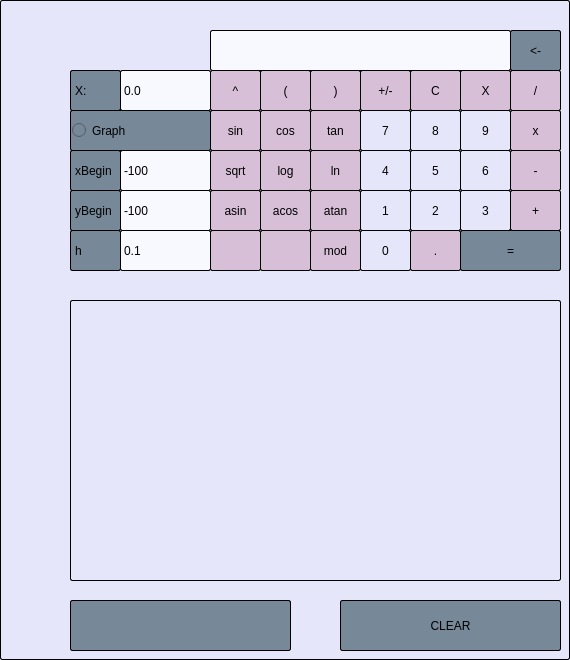
    <widget class="QWidget" name="Calculator">
     <property name="styleSheet">
      <string notr="true">QWidget {
	background-color: #E6E6FA;
	border: 1px solid black;
    border-radius: 2px;
    padding: 1px;
}</string>
     </property>
     <attribute name="title">
      <string>Calculator</string>
     </attribute>
     <widget class="QLabel" name="label_3">
      <property name="geometry">
       <rect>
        <x>70</x>
        <y>230</y>
        <width>51</width>
        <height>41</height>
       </rect>
      </property>
      <property name="styleSheet">
       <string notr="true">QLabel {
	color: #000000;
	background-color: #778899;
	border: 1px solid black;
    border-radius: 2px;
    padding: 1px;
}</string>
      </property>
      <property name="text">
       <string>h</string>
      </property>
     </widget>
     <widget class="QPushButton" name="push_minus">
      <property name="geometry">
       <rect>
        <x>510</x>
        <y>150</y>
        <width>51</width>
        <height>41</height>
       </rect>
      </property>
      <property name="styleSheet">
       <string notr="true">QPushButton {
	color: #000000;
	background-color: #D8BFD8;
	border: 1px solid black;
    border-radius: 2px;
    padding: 1px;
}</string>
      </property>
      <property name="text">
       <string>-</string>
      </property>
      <attribute name="buttonGroup">
       <string notr="true">buttonGroup</string>
      </attribute>
     </widget>
     <widget class="QRadioButton" name="graph">
      <property name="geometry">
       <rect>
        <x>70</x>
        <y>110</y>
        <width>141</width>
        <height>41</height>
       </rect>
      </property>
      <property name="styleSheet">
       <string notr="true">QRadioButton {
	color: #000000;
	background-color: #778899;
	border: 1px solid black;
    border-radius: 2px;
    padding: 1px;
}</string>
      </property>
      <property name="text">
       <string>Graph</string>
      </property>
     </widget>
     <widget class="QPushButton" name="push_div">
      <property name="geometry">
       <rect>
        <x>510</x>
        <y>70</y>
        <width>51</width>
        <height>41</height>
       </rect>
      </property>
      <property name="styleSheet">
       <string notr="true">QPushButton {
	color: #000000;
	background-color: #D8BFD8;
	border: 1px solid black;
    border-radius: 2px;
    padding: 1px;
}</string>
      </property>
      <property name="text">
       <string>/</string>
      </property>
      <attribute name="buttonGroup">
       <string notr="true">buttonGroup</string>
      </attribute>
     </widget>
     <widget class="QPushButton" name="push_e">
      <property name="geometry">
       <rect>
        <x>210</x>
        <y>230</y>
        <width>51</width>
        <height>41</height>
       </rect>
      </property>
      <property name="styleSheet">
       <string notr="true">QPushButton {
	color: #000000;
	background-color: #D8BFD8;
	border: 1px solid black;
    border-radius: 2px;
    padding: 1px;
}</string>
      </property>
      <property name="text">
       <string/>
      </property>
      <attribute name="buttonGroup">
       <string notr="true">buttonGroup</string>
      </attribute>
     </widget>
     <widget class="QPushButton" name="push_mod">
      <property name="geometry">
       <rect>
        <x>310</x>
        <y>230</y>
        <width>51</width>
        <height>41</height>
       </rect>
      </property>
      <property name="styleSheet">
       <string notr="true">QPushButton {
	color: #000000;
	background-color: #D8BFD8;
	border: 1px solid black;
    border-radius: 2px;
    padding: 1px;
}</string>
      </property>
      <property name="text">
       <string>mod</string>
      </property>
      <attribute name="buttonGroup">
       <string notr="true">buttonGroup</string>
      </attribute>
     </widget>
     <widget class="QPushButton" name="push_pow">
      <property name="geometry">
       <rect>
        <x>210</x>
        <y>70</y>
        <width>51</width>
        <height>41</height>
       </rect>
      </property>
      <property name="styleSheet">
       <string notr="true">QPushButton {
	color: #000000;
	background-color: #D8BFD8;
	border: 1px solid black;
    border-radius: 2px;
    padding: 1px;
}</string>
      </property>
      <property name="text">
       <string>^</string>
      </property>
      <attribute name="buttonGroup">
       <string notr="true">buttonGroup</string>
      </attribute>
     </widget>
     <widget class="QLineEdit" name="x_Begin">
      <property name="geometry">
       <rect>
        <x>120</x>
        <y>150</y>
        <width>91</width>
        <height>41</height>
       </rect>
      </property>
      <property name="styleSheet">
       <string notr="true">QLineEdit {
	color: #000000;
	background-color: #F8F8FF;
	border: 1px solid black;
    border-radius: 2px;
    padding: 1px;
}</string>
      </property>
      <property name="text">
       <string>-100</string>
      </property>
     </widget>
     <widget class="QLabel" name="label">
      <property name="geometry">
       <rect>
        <x>70</x>
        <y>190</y>
        <width>51</width>
        <height>41</height>
       </rect>
      </property>
      <property name="styleSheet">
       <string notr="true">QLabel {
	color: #000000;
	background-color: #778899;
	border: 1px solid black;
    border-radius: 2px;
    padding: 1px;
}</string>
      </property>
      <property name="text">
       <string>yBegin</string>
      </property>
     </widget>
     <widget class="QPushButton" name="push_clear">
      <property name="geometry">
       <rect>
        <x>510</x>
        <y>30</y>
        <width>51</width>
        <height>41</height>
       </rect>
      </property>
      <property name="styleSheet">
       <string notr="true">QPushButton {
	color: #000000;
	background-color: #778899;
	border: 1px solid black;
    border-radius: 2px;
    padding: 1px;
}</string>
      </property>
      <property name="text">
       <string>&lt;-</string>
      </property>
      <attribute name="buttonGroup">
       <string notr="true">buttonGroup</string>
      </attribute>
     </widget>
     <widget class="QPushButton" name="push_right">
      <property name="geometry">
       <rect>
        <x>260</x>
        <y>70</y>
        <width>51</width>
        <height>41</height>
       </rect>
      </property>
      <property name="styleSheet">
       <string notr="true">QPushButton {
	color: #000000;
	background-color: #D8BFD8;
	border: 1px solid black;
    border-radius: 2px;
    padding: 1px;
}</string>
      </property>
      <property name="text">
       <string>(</string>
      </property>
      <attribute name="buttonGroup">
       <string notr="true">buttonGroup</string>
      </attribute>
     </widget>
     <widget class="QPushButton" name="push_4">
      <property name="geometry">
       <rect>
        <x>360</x>
        <y>150</y>
        <width>51</width>
        <height>41</height>
       </rect>
      </property>
      <property name="styleSheet">
       <string notr="true">QPushButton {
	color: #000000;
	background-color: #E6E6FA;
	border: 1px solid black;
    border-radius: 2px;
    padding: 1px;
}</string>
      </property>
      <property name="text">
       <string>4</string>
      </property>
      <attribute name="buttonGroup">
       <string notr="true">buttonGroup</string>
      </attribute>
     </widget>
     <widget class="QPushButton" name="push_clear_2">
      <property name="geometry">
       <rect>
        <x>410</x>
        <y>70</y>
        <width>51</width>
        <height>41</height>
       </rect>
      </property>
      <property name="styleSheet">
       <string notr="true">QPushButton {
	color: #000000;
	background-color: #D8BFD8;
	border: 1px solid black;
    border-radius: 2px;
    padding: 1px;
}</string>
      </property>
      <property name="text">
       <string>C</string>
      </property>
      <attribute name="buttonGroup">
       <string notr="true">buttonGroup</string>
      </attribute>
     </widget>
     <widget class="QPushButton" name="push_acos">
      <property name="geometry">
       <rect>
        <x>260</x>
        <y>190</y>
        <width>51</width>
        <height>41</height>
       </rect>
      </property>
      <property name="styleSheet">
       <string notr="true">QPushButton {
	color: #000000;
	background-color: #D8BFD8;
	border: 1px solid black;
    border-radius: 2px;
    padding: 1px;
}</string>
      </property>
      <property name="text">
       <string>acos</string>
      </property>
      <attribute name="buttonGroup">
       <string notr="true">buttonGroup</string>
      </attribute>
     </widget>
     <widget class="QPushButton" name="push_sqrt">
      <property name="geometry">
       <rect>
        <x>210</x>
        <y>150</y>
        <width>51</width>
        <height>41</height>
       </rect>
      </property>
      <property name="styleSheet">
       <string notr="true">QPushButton {
	color: #000000;
	background-color: #D8BFD8;
	border: 1px solid black;
    border-radius: 2px;
    padding: 1px;
}</string>
      </property>
      <property name="text">
       <string>sqrt</string>
      </property>
      <attribute name="buttonGroup">
       <string notr="true">buttonGroup</string>
      </attribute>
     </widget>
     <widget class="QPushButton" name="push_5">
      <property name="geometry">
       <rect>
        <x>410</x>
        <y>150</y>
        <width>51</width>
        <height>41</height>
       </rect>
      </property>
      <property name="styleSheet">
       <string notr="true">QPushButton {
	color: #000000;
	background-color: #E6E6FA;
	border: 1px solid black;
    border-radius: 2px;
    padding: 1px;
}</string>
      </property>
      <property name="text">
       <string>5</string>
      </property>
      <attribute name="buttonGroup">
       <string notr="true">buttonGroup</string>
      </attribute>
     </widget>
     <widget class="QLineEdit" name="add_x">
      <property name="geometry">
       <rect>
        <x>120</x>
        <y>70</y>
        <width>91</width>
        <height>41</height>
       </rect>
      </property>
      <property name="styleSheet">
       <string notr="true">QLineEdit {
	color: #000000;
	background-color: #F8F8FF;
	border: 1px solid black;
    border-radius: 2px;
    padding: 1px;
}</string>
      </property>
      <property name="text">
       <string>0.0</string>
      </property>
     </widget>
     <widget class="QPushButton" name="push_asin">
      <property name="geometry">
       <rect>
        <x>210</x>
        <y>190</y>
        <width>51</width>
        <height>41</height>
       </rect>
      </property>
      <property name="styleSheet">
       <string notr="true">QPushButton {
	color: #000000;
	background-color: #D8BFD8;
	border: 1px solid black;
    border-radius: 2px;
    padding: 1px;
}</string>
      </property>
      <property name="text">
       <string>asin</string>
      </property>
      <attribute name="buttonGroup">
       <string notr="true">buttonGroup</string>
      </attribute>
     </widget>
     <widget class="QPushButton" name="push_log">
      <property name="geometry">
       <rect>
        <x>260</x>
        <y>150</y>
        <width>51</width>
        <height>41</height>
       </rect>
      </property>
      <property name="styleSheet">
       <string notr="true">QPushButton {
	color: #000000;
	background-color: #D8BFD8;
	border: 1px solid black;
    border-radius: 2px;
    padding: 1px;
}</string>
      </property>
      <property name="text">
       <string>log</string>
      </property>
      <attribute name="buttonGroup">
       <string notr="true">buttonGroup</string>
      </attribute>
     </widget>
     <widget class="QPushButton" name="push_sin">
      <property name="geometry">
       <rect>
        <x>210</x>
        <y>110</y>
        <width>51</width>
        <height>41</height>
       </rect>
      </property>
      <property name="styleSheet">
       <string notr="true">QPushButton {
	color: #000000;
	background-color: #D8BFD8;
	border: 1px solid black;
    border-radius: 2px;
    padding: 1px;
}</string>
      </property>
      <property name="text">
       <string>sin</string>
      </property>
      <attribute name="buttonGroup">
       <string notr="true">buttonGroup</string>
      </attribute>
     </widget>
     <widget class="QPushButton" name="push_unary">
      <property name="geometry">
       <rect>
        <x>360</x>
        <y>70</y>
        <width>51</width>
        <height>41</height>
       </rect>
      </property>
      <property name="styleSheet">
       <string notr="true">QPushButton {
	color: #000000;
	background-color: #D8BFD8;
	border: 1px solid black;
    border-radius: 2px;
    padding: 1px;
}</string>
      </property>
      <property name="text">
       <string>+/-</string>
      </property>
      <attribute name="buttonGroup">
       <string notr="true">buttonGroup</string>
      </attribute>
     </widget>
     <widget class="QPushButton" name="push_mul">
      <property name="geometry">
       <rect>
        <x>510</x>
        <y>110</y>
        <width>51</width>
        <height>41</height>
       </rect>
      </property>
      <property name="styleSheet">
       <string notr="true">QPushButton {
	color: #000000;
	background-color: #D8BFD8;
	border: 1px solid black;
    border-radius: 2px;
    padding: 1px;
}</string>
      </property>
      <property name="text">
       <string>x</string>
      </property>
      <attribute name="buttonGroup">
       <string notr="true">buttonGroup</string>
      </attribute>
     </widget>
     <widget class="QPushButton" name="push_cos">
      <property name="geometry">
       <rect>
        <x>260</x>
        <y>110</y>
        <width>51</width>
        <height>41</height>
       </rect>
      </property>
      <property name="styleSheet">
       <string notr="true">QPushButton {
	color: #000000;
	background-color: #D8BFD8;
	border: 1px solid black;
    border-radius: 2px;
    padding: 1px;
}</string>
      </property>
      <property name="text">
       <string>cos</string>
      </property>
      <attribute name="buttonGroup">
       <string notr="true">buttonGroup</string>
      </attribute>
     </widget>
     <widget class="QLineEdit" name="add_h">
      <property name="geometry">
       <rect>
        <x>120</x>
        <y>230</y>
        <width>91</width>
        <height>41</height>
       </rect>
      </property>
      <property name="styleSheet">
       <string notr="true">QLineEdit {
	color: #000000;
	background-color: #F8F8FF;
	border: 1px solid black;
    border-radius: 2px;
    padding: 1px;
}</string>
      </property>
      <property name="text">
       <string>0.1</string>
      </property>
     </widget>
     <widget class="QLineEdit" name="y_Begin">
      <property name="geometry">
       <rect>
        <x>120</x>
        <y>190</y>
        <width>91</width>
        <height>41</height>
       </rect>
      </property>
      <property name="styleSheet">
       <string notr="true">QLineEdit {
	color: #000000;
	background-color: #F8F8FF;
	border: 1px solid black;
    border-radius: 2px;
    padding: 1px;
}</string>
      </property>
      <property name="text">
       <string>-100</string>
      </property>
     </widget>
     <widget class="QLabel" name="label_4">
      <property name="geometry">
       <rect>
        <x>70</x>
        <y>70</y>
        <width>51</width>
        <height>41</height>
       </rect>
      </property>
      <property name="styleSheet">
       <string notr="true">QLabel {
	color: #000000;
	background-color: #778899;
	border: 1px solid black;
    border-radius: 2px;
    padding: 1px;
}</string>
      </property>
      <property name="text">
       <string>X:</string>
      </property>
     </widget>
     <widget class="QPushButton" name="push_left">
      <property name="geometry">
       <rect>
        <x>310</x>
        <y>70</y>
        <width>51</width>
        <height>41</height>
       </rect>
      </property>
      <property name="styleSheet">
       <string notr="true">QPushButton {
	color: #000000;
	background-color: #D8BFD8;
	border: 1px solid black;
    border-radius: 2px;
    padding: 1px;
}</string>
      </property>
      <property name="text">
       <string>)</string>
      </property>
      <attribute name="buttonGroup">
       <string notr="true">buttonGroup</string>
      </attribute>
     </widget>
     <widget class="QLabel" name="label_2">
      <property name="geometry">
       <rect>
        <x>70</x>
        <y>150</y>
        <width>51</width>
        <height>41</height>
       </rect>
      </property>
      <property name="styleSheet">
       <string notr="true">QLabel {
	color: #000000;
	background-color: #778899;
	border: 1px solid black;
    border-radius: 2px;
    padding: 1px;
}</string>
      </property>
      <property name="text">
       <string>xBegin</string>
      </property>
     </widget>
     <widget class="QPushButton" name="push_3">
      <property name="geometry">
       <rect>
        <x>460</x>
        <y>190</y>
        <width>51</width>
        <height>41</height>
       </rect>
      </property>
      <property name="styleSheet">
       <string notr="true">QPushButton {
	color: #000000;
	background-color: #E6E6FA;
	border: 1px solid black;
    border-radius: 2px;
    padding: 1px;
}</string>
      </property>
      <property name="text">
       <string>3</string>
      </property>
      <attribute name="buttonGroup">
       <string notr="true">buttonGroup</string>
      </attribute>
     </widget>
     <widget class="QPushButton" name="push_pi">
      <property name="geometry">
       <rect>
        <x>260</x>
        <y>230</y>
        <width>51</width>
        <height>41</height>
       </rect>
      </property>
      <property name="styleSheet">
       <string notr="true">QPushButton {
	color: #000000;
	background-color: #D8BFD8;
	border: 1px solid black;
    border-radius: 2px;
    padding: 1px;
}</string>
      </property>
      <property name="text">
       <string/>
      </property>
      <attribute name="buttonGroup">
       <string notr="true">buttonGroup</string>
      </attribute>
     </widget>
     <widget class="QPushButton" name="push_0">
      <property name="geometry">
       <rect>
        <x>360</x>
        <y>230</y>
        <width>51</width>
        <height>41</height>
       </rect>
      </property>
      <property name="palette">
       <palette>
        <active>
         <colorrole role="WindowText">
          <brush brushstyle="SolidPattern">
           <color alpha="255">
            <red>0</red>
            <green>0</green>
            <blue>0</blue>
           </color>
          </brush>
         </colorrole>
         <colorrole role="Button">
          <brush brushstyle="SolidPattern">
           <color alpha="255">
            <red>230</red>
            <green>230</green>
            <blue>250</blue>
           </color>
          </brush>
         </colorrole>
         <colorrole role="Text">
          <brush brushstyle="SolidPattern">
           <color alpha="255">
            <red>0</red>
            <green>0</green>
            <blue>0</blue>
           </color>
          </brush>
         </colorrole>
         <colorrole role="ButtonText">
          <brush brushstyle="SolidPattern">
           <color alpha="255">
            <red>0</red>
            <green>0</green>
            <blue>0</blue>
           </color>
          </brush>
         </colorrole>
         <colorrole role="Base">
          <brush brushstyle="SolidPattern">
           <color alpha="255">
            <red>230</red>
            <green>230</green>
            <blue>250</blue>
           </color>
          </brush>
         </colorrole>
         <colorrole role="Window">
          <brush brushstyle="SolidPattern">
           <color alpha="255">
            <red>230</red>
            <green>230</green>
            <blue>250</blue>
           </color>
          </brush>
         </colorrole>
         <colorrole role="PlaceholderText">
          <brush brushstyle="SolidPattern">
           <color alpha="255">
            <red>0</red>
            <green>0</green>
            <blue>0</blue>
           </color>
          </brush>
         </colorrole>
        </active>
        <inactive>
         <colorrole role="WindowText">
          <brush brushstyle="SolidPattern">
           <color alpha="255">
            <red>0</red>
            <green>0</green>
            <blue>0</blue>
           </color>
          </brush>
         </colorrole>
         <colorrole role="Button">
          <brush brushstyle="SolidPattern">
           <color alpha="255">
            <red>230</red>
            <green>230</green>
            <blue>250</blue>
           </color>
          </brush>
         </colorrole>
         <colorrole role="Text">
          <brush brushstyle="SolidPattern">
           <color alpha="255">
            <red>0</red>
            <green>0</green>
            <blue>0</blue>
           </color>
          </brush>
         </colorrole>
         <colorrole role="ButtonText">
          <brush brushstyle="SolidPattern">
           <color alpha="255">
            <red>0</red>
            <green>0</green>
            <blue>0</blue>
           </color>
          </brush>
         </colorrole>
         <colorrole role="Base">
          <brush brushstyle="SolidPattern">
           <color alpha="255">
            <red>230</red>
            <green>230</green>
            <blue>250</blue>
           </color>
          </brush>
         </colorrole>
         <colorrole role="Window">
          <brush brushstyle="SolidPattern">
           <color alpha="255">
            <red>230</red>
            <green>230</green>
            <blue>250</blue>
           </color>
          </brush>
         </colorrole>
         <colorrole role="PlaceholderText">
          <brush brushstyle="SolidPattern">
           <color alpha="255">
            <red>0</red>
            <green>0</green>
            <blue>0</blue>
           </color>
          </brush>
         </colorrole>
        </inactive>
        <disabled>
         <colorrole role="WindowText">
          <brush brushstyle="SolidPattern">
           <color alpha="255">
            <red>0</red>
            <green>0</green>
            <blue>0</blue>
           </color>
          </brush>
         </colorrole>
         <colorrole role="Button">
          <brush brushstyle="SolidPattern">
           <color alpha="255">
            <red>230</red>
            <green>230</green>
            <blue>250</blue>
           </color>
          </brush>
         </colorrole>
         <colorrole role="Text">
          <brush brushstyle="SolidPattern">
           <color alpha="255">
            <red>0</red>
            <green>0</green>
            <blue>0</blue>
           </color>
          </brush>
         </colorrole>
         <colorrole role="ButtonText">
          <brush brushstyle="SolidPattern">
           <color alpha="255">
            <red>0</red>
            <green>0</green>
            <blue>0</blue>
           </color>
          </brush>
         </colorrole>
         <colorrole role="Base">
          <brush brushstyle="SolidPattern">
           <color alpha="255">
            <red>230</red>
            <green>230</green>
            <blue>250</blue>
           </color>
          </brush>
         </colorrole>
         <colorrole role="Window">
          <brush brushstyle="SolidPattern">
           <color alpha="255">
            <red>230</red>
            <green>230</green>
            <blue>250</blue>
           </color>
          </brush>
         </colorrole>
         <colorrole role="PlaceholderText">
          <brush brushstyle="SolidPattern">
           <color alpha="255">
            <red>0</red>
            <green>0</green>
            <blue>0</blue>
           </color>
          </brush>
         </colorrole>
        </disabled>
       </palette>
      </property>
      <property name="font">
       <font>
        <family>.AppleSystemUIFont</family>
        <bold>false</bold>
       </font>
      </property>
      <property name="styleSheet">
       <string notr="true">QPushButton {
	color: #000000;
	background-color: #E6E6FA;
	border: 1px solid black;
    border-radius: 2px;
    padding: 1px;
}</string>
      </property>
      <property name="text">
       <string>0</string>
      </property>
      <attribute name="buttonGroup">
       <string notr="true">buttonGroup</string>
      </attribute>
     </widget>
     <widget class="QPushButton" name="push_tan">
      <property name="geometry">
       <rect>
        <x>310</x>
        <y>110</y>
        <width>51</width>
        <height>41</height>
       </rect>
      </property>
      <property name="styleSheet">
       <string notr="true">QPushButton {
	color: #000000;
	background-color: #D8BFD8;
	border: 1px solid black;
    border-radius: 2px;
    padding: 1px;
}</string>
      </property>
      <property name="text">
       <string>tan</string>
      </property>
      <property name="iconSize">
       <size>
        <width>100</width>
        <height>200</height>
       </size>
      </property>
      <attribute name="buttonGroup">
       <string notr="true">buttonGroup</string>
      </attribute>
     </widget>
     <widget class="QPushButton" name="push_atan">
      <property name="geometry">
       <rect>
        <x>310</x>
        <y>190</y>
        <width>51</width>
        <height>41</height>
       </rect>
      </property>
      <property name="styleSheet">
       <string notr="true">QPushButton {
	color: #000000;
	background-color: #D8BFD8;
	border: 1px solid black;
    border-radius: 2px;
    padding: 1px;
}</string>
      </property>
      <property name="text">
       <string>atan</string>
      </property>
      <attribute name="buttonGroup">
       <string notr="true">buttonGroup</string>
      </attribute>
     </widget>
     <widget class="QPushButton" name="push_plus">
      <property name="geometry">
       <rect>
        <x>510</x>
        <y>190</y>
        <width>51</width>
        <height>41</height>
       </rect>
      </property>
      <property name="styleSheet">
       <string notr="true">QPushButton {
	color: #000000;
	background-color: #D8BFD8;
	border: 1px solid black;
    border-radius: 2px;
    padding: 1px;
}</string>
      </property>
      <property name="text">
       <string>+</string>
      </property>
      <attribute name="buttonGroup">
       <string notr="true">buttonGroup</string>
      </attribute>
     </widget>
     <widget class="QPushButton" name="push_1">
      <property name="geometry">
       <rect>
        <x>360</x>
        <y>190</y>
        <width>51</width>
        <height>41</height>
       </rect>
      </property>
      <property name="styleSheet">
       <string notr="true">QPushButton {
	color: #000000;
	background-color: #E6E6FA;
	border: 1px solid black;
    border-radius: 2px;
    padding: 1px;
}</string>
      </property>
      <property name="text">
       <string>1</string>
      </property>
      <attribute name="buttonGroup">
       <string notr="true">buttonGroup</string>
      </attribute>
     </widget>
     <widget class="QPushButton" name="push_X">
      <property name="geometry">
       <rect>
        <x>460</x>
        <y>70</y>
        <width>51</width>
        <height>41</height>
       </rect>
      </property>
      <property name="styleSheet">
       <string notr="true">QPushButton {
	color: #000000;
	background-color: #D8BFD8;
	border: 1px solid black;
    border-radius: 2px;
    padding: 1px;
}</string>
      </property>
      <property name="text">
       <string>X</string>
      </property>
      <attribute name="buttonGroup">
       <string notr="true">buttonGroup</string>
      </attribute>
     </widget>
     <widget class="QPushButton" name="push_2">
      <property name="geometry">
       <rect>
        <x>410</x>
        <y>190</y>
        <width>51</width>
        <height>41</height>
       </rect>
      </property>
      <property name="styleSheet">
       <string notr="true">QPushButton {
	color: #000000;
	background-color: #E6E6FA;
	border: 1px solid black;
    border-radius: 2px;
    padding: 1px;
}</string>
      </property>
      <property name="text">
       <string>2</string>
      </property>
      <attribute name="buttonGroup">
       <string notr="true">buttonGroup</string>
      </attribute>
     </widget>
     <widget class="QPushButton" name="push_9">
      <property name="geometry">
       <rect>
        <x>460</x>
        <y>110</y>
        <width>51</width>
        <height>41</height>
       </rect>
      </property>
      <property name="styleSheet">
       <string notr="true">QPushButton {
	color: #000000;
	background-color: #E6E6FA;
	border: 1px solid black;
    border-radius: 2px;
    padding: 1px;
}</string>
      </property>
      <property name="text">
       <string>9</string>
      </property>
      <attribute name="buttonGroup">
       <string notr="true">buttonGroup</string>
      </attribute>
     </widget>
     <widget class="QLineEdit" name="Display">
      <property name="geometry">
       <rect>
        <x>210</x>
        <y>30</y>
        <width>301</width>
        <height>41</height>
       </rect>
      </property>
      <property name="styleSheet">
       <string notr="true">QLineEdit {
	color: #000000;
	background-color: #F8F8FF;
	border: 1px solid black;
    border-radius: 2px;
    padding: 1px;
}</string>
      </property>
     </widget>
     <widget class="QPushButton" name="push_ln">
      <property name="geometry">
       <rect>
        <x>310</x>
        <y>150</y>
        <width>51</width>
        <height>41</height>
       </rect>
      </property>
      <property name="styleSheet">
       <string notr="true">QPushButton {
	color: #000000;
	background-color: #D8BFD8;
	border: 1px solid black;
    border-radius: 2px;
    padding: 1px;
}</string>
      </property>
      <property name="text">
       <string>ln</string>
      </property>
      <attribute name="buttonGroup">
       <string notr="true">buttonGroup</string>
      </attribute>
     </widget>
     <widget class="QPushButton" name="push_eq">
      <property name="geometry">
       <rect>
        <x>460</x>
        <y>230</y>
        <width>101</width>
        <height>41</height>
       </rect>
      </property>
      <property name="styleSheet">
       <string notr="true">QPushButton {
	color: #000000;
	background-color: #778899;
	border: 1px solid black;
    border-radius: 2px;
    padding: 1px;
}</string>
      </property>
      <property name="text">
       <string>=</string>
      </property>
      <attribute name="buttonGroup">
       <string notr="true">buttonGroup</string>
      </attribute>
     </widget>
     <widget class="QPushButton" name="push_dot">
      <property name="geometry">
       <rect>
        <x>410</x>
        <y>230</y>
        <width>51</width>
        <height>41</height>
       </rect>
      </property>
      <property name="styleSheet">
       <string notr="true">QPushButton {
	color: #000000;
	background-color: #D8BFD8;
	border: 1px solid black;
    border-radius: 2px;
    padding: 1px;
}</string>
      </property>
      <property name="text">
       <string>.</string>
      </property>
      <attribute name="buttonGroup">
       <string notr="true">buttonGroup</string>
      </attribute>
     </widget>
     <widget class="QPushButton" name="push_7">
      <property name="geometry">
       <rect>
        <x>360</x>
        <y>110</y>
        <width>51</width>
        <height>41</height>
       </rect>
      </property>
      <property name="styleSheet">
       <string notr="true">QPushButton {
	color: #000000;
	background-color: #E6E6FA;
	border: 1px solid black;
    border-radius: 2px;
    padding: 1px;
}</string>
      </property>
      <property name="text">
       <string>7</string>
      </property>
      <attribute name="buttonGroup">
       <string notr="true">buttonGroup</string>
      </attribute>
     </widget>
     <widget class="QPushButton" name="push_6">
      <property name="geometry">
       <rect>
        <x>460</x>
        <y>150</y>
        <width>51</width>
        <height>41</height>
       </rect>
      </property>
      <property name="styleSheet">
       <string notr="true">QPushButton {
	color: #000000;
	background-color: #E6E6FA;
	border: 1px solid black;
    border-radius: 2px;
    padding: 1px;
}</string>
      </property>
      <property name="text">
       <string>6</string>
      </property>
      <attribute name="buttonGroup">
       <string notr="true">buttonGroup</string>
      </attribute>
     </widget>
     <widget class="QPushButton" name="push_8">
      <property name="geometry">
       <rect>
        <x>410</x>
        <y>110</y>
        <width>51</width>
        <height>41</height>
       </rect>
      </property>
      <property name="styleSheet">
       <string notr="true">QPushButton {
	color: #000000;
	background-color: #E6E6FA;
	border: 1px solid black;
    border-radius: 2px;
    padding: 1px;
}</string>
      </property>
      <property name="text">
       <string>8</string>
      </property>
      <attribute name="buttonGroup">
       <string notr="true">buttonGroup</string>
      </attribute>
     </widget>
     <widget class="QCustomPlot" name="widget" native="true">
      <property name="geometry">
       <rect>
        <x>70</x>
        <y>300</y>
        <width>491</width>
        <height>281</height>
       </rect>
      </property>
      <property name="styleSheet">
       <string notr="true">QCustomPlot {
	border: 3px solid black;
    border-radius: 2px;
    padding: 1px;
}</string>
      </property>
     </widget>
     <widget class="QPushButton" name="push_stop">
      <property name="geometry">
       <rect>
        <x>340</x>
        <y>600</y>
        <width>221</width>
        <height>51</height>
       </rect>
      </property>
      <property name="styleSheet">
       <string notr="true">QPushButton {
	color: #000000;
	background-color: #778899;
	border: 1px solid black;
    border-radius: 2px;
    padding: 1px;
}</string>
      </property>
      <property name="text">
       <string>CLEAR</string>
      </property>
     </widget>
     <widget class="QPushButton" name="push_run">
      <property name="geometry">
       <rect>
        <x>70</x>
        <y>600</y>
        <width>221</width>
        <height>51</height>
       </rect>
      </property>
      <property name="styleSheet">
       <string notr="true">QPushButton {
	color: #000000;
	background-color: #778899;
	border: 1px solid black;
    border-radius: 2px;
    padding: 1px;
}</string>
      </property>
      <property name="text">
       <string/>
      </property>
     </widget>
    </widget>
